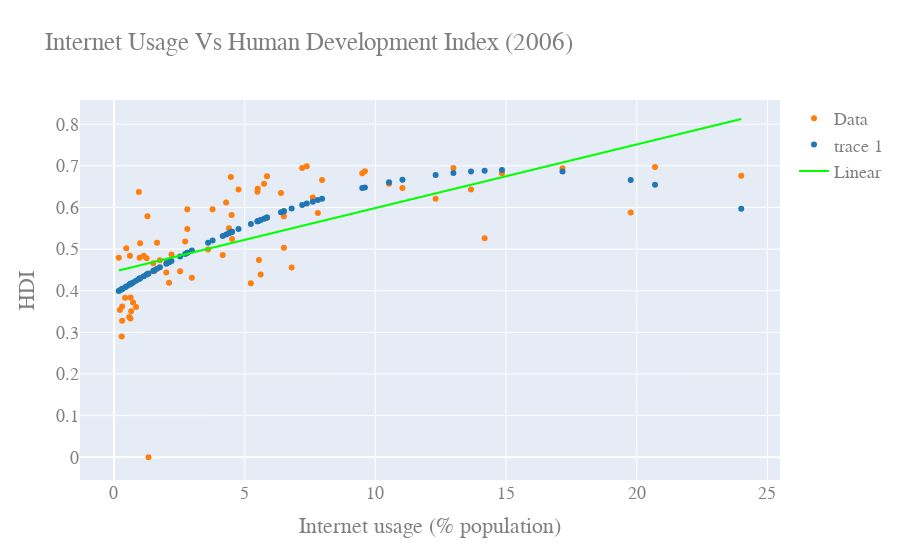

Write notebook code for a chart like this one.
### Markdown cell above
# 2006 Internet Usage Vs HDI

### Code cell
slopeHDI06, interceptHDI06, r_valueHDI06, p_valueHDI06, std_errHDI = stats.linregress(IU06,HDI06)
lineHDI06 = slopeHDI06*IU06+interceptHDI06


#use 3rd order due to up curve at IU-0
#p1 = np.polyfit(IU06,HDI06,3)

p3 = np.polyfit(IU06,HDI06,2)

yfit3 = p3[0]*IU06**2+p3[1]*IU06**1+p3[2]
#yfit3 = p3[0]*IU06**3+p3[1]*IU06**2+p3[2]*IU06+p3[3]



yresid3 = HDI06 - yfit3

SSresid3 = sum(pow(yresid3,2))

SStotal3 = len(HDI06)*statistics.variance(HDI06)

rsq3 = 1 - SSresid3/SStotal3



y3resid = HDI06 - lineHDI06


SS3resid = sum(pow(y3resid,2))

SS3total = len(HDI06)*statistics.variance(HDI06)

rsq_3 = 1 - SS3resid/SS3total

print("R^2 value for linear fit: " +str(rsq_3))
#print("Model Coefficients: "+str(slopeHDI06)+" , "+str(interceptHDI06))
print("Model Coefficients: ["+str(slopeHDI06)+","+str(interceptHDI06)+"]")
print("Correlation coefficient: "+str(np.corrcoef(IU06,HDI06)[0][1]))


print("R^2 value for fit: " +str(rsq3))
print("Model Coefficients: "+str(p3))
print("Correlation coefficient: "+str(np.corrcoef(IU06,HDI06)[0][1]))



figHDI06 = go.Figure()

figHDI06.add_trace(go.Scatter(
    x= IU06,
    y= HDI06,
    mode='markers',      # this sets its legend entry
    marker=go.Marker(color='rgb(255, 127, 14)'),
    name="Data",
    text=Country_Name,
    textposition="top center"
))

figHDI06.add_trace(go.Scatter(
    x=IU06,
    y=np.polyval(p3,IU06),
    mode='markers',
    marker=go.Marker(color='rgb(31, 119, 180)'),
    #name="y=" +str(1.02449924)+"x^2-"+str(34.18513794)+"x"+str(273.79980863)
))

figHDI06.add_trace(go.Scatter(
    x=IU06,
    y=lineHDI06,
    #y=np.polyval(p1,IU06),
    mode='lines',
    marker=go.Marker(color='rgb(0, 255, 0)'),
    name="Linear"
))

figHDI06.update_layout(
    title="Internet Usage Vs Human Development Index (2006)",
    xaxis_title="Internet usage (% population)",
    yaxis_title="HDI",
    font=dict(
        family="Courier New, monospace",
        size=18,
        color="#7f7f7f"
    )
)

figHDI06.show()

### Figure 1 — Plotly figure (JSON) as saved in the notebook; plotly's stock layout.template omitted (floating-point values rounded to 4 significant figures)
{"data": [{"marker": {"color": "rgb(255, 127, 14)"}, "mode": "markers", "name": "Data", "text": ["Afghanistan", "Algeria", "Angola", "Bangladesh", "Belize", "Benin", "Bhutan", "Botswana", "Burkina Faso", "Burundi", "Cambodia", "Cameroon", "Central African Republic", "Chad", "China", "Comoros", "Dominican Republic", "Ecuador", "Egypt", "El Salvador", "Equatorial Guinea", "Ethiopia", "Fiji", "Gabon", "Gambia", "Ghana", "Guatemala", "Guinea", "Haiti", "Honduras", "India", "Indonesia", "Iraq", "Kenya", "Kiribati", "Kyrgyzstan", "Lesotho", "Madagascar", "Malawi", "Maldives", "Mali", "Mauritania", "Morocco", "Mozambique", "Myanmar", "Namibia", "Nepal", "Nicaragua", "Niger", "Nigeria", "Pakistan", "Papua New Guinea", "Paraguay", "Peru", "Philippines", "Samoa", "Sao Tome and Principe", "Senegal", "Sierra Leone", "Solomon Islands", "South Africa", "Suriname", "Tajikistan", "Thailand", "Togo", "Tonga", "Tunisia", "Turkmenistan", "Uganda", "Uzbekistan", "Vanuatu", "Yemen", "Zambia"], "textposition": "top center", "type": "scatter", "x": [2.107, 7.376, 1.5, 1, 24, 1.538, 4.518, 4.29, 0.6327, 0.6576, 0.4684, 2.029, 0.3112, 0.581, 10.52, 2.2, 14.84, 7.2, 13.66, 5.5, 1.279, 0.3106, 9.6, 5.489, 5.238, 2.723, 6.5, 0.6375, 6.796, 7.8, 2.805, 4.765, 0.9523, 3.6, 4.5, 12.31, 2.98, 0.6076, 0.4251, 11.04, 0.7296, 0.9797, 19.77, 0.843, 0.182, 4.399, 1.141, 2.806, 0.294, 5.545, 6.5, 1.754, 7.962, 20.7, 5.741, 4.469, 14.18, 5.612, 0.2277, 1.646, 7.607, 9.5, 3.772, 17.16, 2, 5.854, 12.99, 1.32, 2.529, 6.388, 5.851, 1.248, 4.16], "y": [0.419, 0.699, 0.466, 0.514, 0.676, 0.447, 0.524, 0.612, 0.333, 0.351, 0.502, 0.47, 0.328, 0.337, 0.657, 0.487, 0.682, 0.695, 0.643, 0.645, 0.579, 0.362, 0.687, 0.638, 0.418, 0.518, 0.579, 0.384, 0.456, 0.587, 0.548, 0.643, 0.637, 0.499, 0.582, 0.621, 0.431, 0.484, 0.383, 0.647, 0.372, 0.479, 0.588, 0.361, 0.479, 0.55, 0.484, 0.596, 0.29, 0.474, 0.503, 0.473, 0.666, 0.697, 0.657, 0.673, 0.526, 0.439, 0.354, 0.515, 0.624, 0.682, 0.596, 0.694, 0.444, 0.675, 0.695, 0, 0.447, 0.635, 0.575, 0.478, 0.486]}, {"marker": {"color": "rgb(31, 119, 180)"}, "mode": "markers", "type": "scatter", "x": [2.107, 7.376, 1.5, 1, 24, 1.538, 4.518, 4.29, 0.6327, 0.6576, 0.4684, 2.029, 0.3112, 0.581, 10.52, 2.2, 14.84, 7.2, 13.66, 5.5, 1.279, 0.3106, 9.6, 5.489, 5.238, 2.723, 6.5, 0.6375, 6.796, 7.8, 2.805, 4.765, 0.9523, 3.6, 4.5, 12.31, 2.98, 0.6076, 0.4251, 11.04, 0.7296, 0.9797, 19.77, 0.843, 0.182, 4.399, 1.141, 2.806, 0.294, 5.545, 6.5, 1.754, 7.962, 20.7, 5.741, 4.469, 14.18, 5.612, 0.2277, 1.646, 7.607, 9.5, 3.772, 17.16, 2, 5.854, 12.99, 1.32, 2.529, 6.388, 5.851, 1.248, 4.16], "y": [0.4683, 0.6094, 0.4476, 0.4298, 0.5969, 0.4489, 0.5416, 0.5352, 0.4164, 0.4173, 0.4102, 0.4657, 0.4043, 0.4144, 0.6604, 0.4714, 0.6898, 0.6058, 0.6864, 0.5672, 0.4398, 0.4043, 0.648, 0.5669, 0.5606, 0.4884, 0.5908, 0.4165, 0.5973, 0.6177, 0.491, 0.5482, 0.4281, 0.5154, 0.5411, 0.6782, 0.4965, 0.4154, 0.4086, 0.6663, 0.4199, 0.4291, 0.666, 0.4241, 0.3994, 0.5383, 0.4349, 0.491, 0.4036, 0.5683, 0.5908, 0.4564, 0.6208, 0.6546, 0.5731, 0.5402, 0.6883, 0.5699, 0.4011, 0.4527, 0.614, 0.6465, 0.5205, 0.6862, 0.4647, 0.5758, 0.6829, 0.4412, 0.4822, 0.5883, 0.5757, 0.4387, 0.5316]}, {"marker": {"color": "rgb(0, 255, 0)"}, "mode": "lines", "name": "Linear", "type": "scatter", "x": [2.107, 7.376, 1.5, 1, 24, 1.538, 4.518, 4.29, 0.6327, 0.6576, 0.4684, 2.029, 0.3112, 0.581, 10.52, 2.2, 14.84, 7.2, 13.66, 5.5, 1.279, 0.3106, 9.6, 5.489, 5.238, 2.723, 6.5, 0.6375, 6.796, 7.8, 2.805, 4.765, 0.9523, 3.6, 4.5, 12.31, 2.98, 0.6076, 0.4251, 11.04, 0.7296, 0.9797, 19.77, 0.843, 0.182, 4.399, 1.141, 2.806, 0.294, 5.545, 6.5, 1.754, 7.962, 20.7, 5.741, 4.469, 14.18, 5.612, 0.2277, 1.646, 7.607, 9.5, 3.772, 17.16, 2, 5.854, 12.99, 1.32, 2.529, 6.388, 5.851, 1.248, 4.16], "y": [0.4782, 0.5586, 0.4689, 0.4612, 0.8125, 0.4695, 0.515, 0.5115, 0.4556, 0.456, 0.4531, 0.477, 0.4507, 0.4548, 0.6067, 0.4796, 0.6727, 0.5559, 0.6546, 0.53, 0.4655, 0.4507, 0.5926, 0.5298, 0.526, 0.4876, 0.5452, 0.4557, 0.5498, 0.5651, 0.4888, 0.5187, 0.4605, 0.501, 0.5147, 0.6339, 0.4915, 0.4553, 0.4525, 0.6145, 0.4571, 0.4609, 0.7479, 0.4588, 0.4488, 0.5132, 0.4634, 0.4888, 0.4505, 0.5307, 0.5452, 0.4728, 0.5676, 0.7621, 0.5336, 0.5142, 0.6626, 0.5317, 0.4495, 0.4711, 0.5622, 0.5911, 0.5036, 0.7081, 0.4765, 0.5354, 0.6443, 0.4661, 0.4846, 0.5435, 0.5353, 0.465, 0.5095]}], "layout": {"font": {"color": "#7f7f7f", "family": "Courier New, monospace", "size": 18}, "title": {"text": "Internet Usage Vs Human Development Index (2006)"}, "xaxis": {"title": {"text": "Internet usage (% population)"}}, "yaxis": {"title": {"text": "HDI"}}}}
